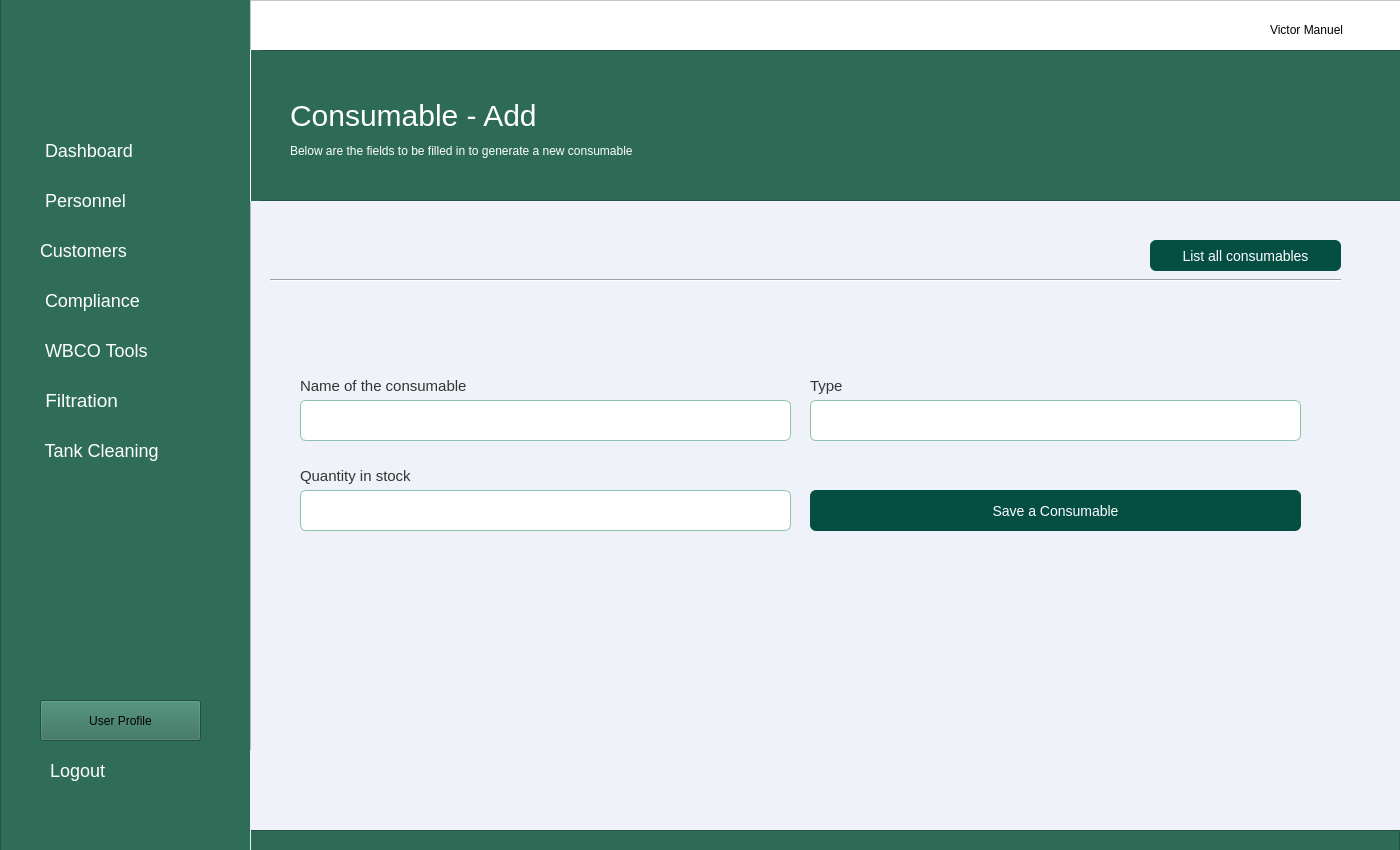
<?xml version="1.0" encoding="UTF-8"?>
<ui version="4.0">
 <class>MainWindow</class>
 <widget class="QMainWindow" name="MainWindow">
  <property name="geometry">
   <rect>
    <x>0</x>
    <y>0</y>
    <width>1400</width>
    <height>850</height>
   </rect>
  </property>
  <property name="minimumSize">
   <size>
    <width>1400</width>
    <height>850</height>
   </size>
  </property>
  <property name="maximumSize">
   <size>
    <width>1400</width>
    <height>850</height>
   </size>
  </property>
  <property name="windowTitle">
   <string>Dashboard</string>
  </property>
  <widget class="QWidget" name="centralwidget">
   <widget class="QFrame" name="frame_aside_menu">
    <property name="geometry">
     <rect>
      <x>0</x>
      <y>-10</y>
      <width>251</width>
      <height>861</height>
     </rect>
    </property>
    <property name="styleSheet">
     <string notr="true">
background-color:#2f6d58</string>
    </property>
    <property name="frameShape">
     <enum>QFrame::StyledPanel</enum>
    </property>
    <property name="frameShadow">
     <enum>QFrame::Raised</enum>
    </property>
    <widget class="QLabel" name="label_15">
     <property name="geometry">
      <rect>
       <x>10</x>
       <y>30</y>
       <width>221</width>
       <height>91</height>
      </rect>
     </property>
     <property name="styleSheet">
      <string notr="true">image: url(:/img/logo_tecsep-1-removebg-preview.png);</string>
     </property>
     <property name="text">
      <string/>
     </property>
    </widget>
    <widget class="QPushButton" name="btn_dashboard">
     <property name="geometry">
      <rect>
       <x>30</x>
       <y>140</y>
       <width>191</width>
       <height>41</height>
      </rect>
     </property>
     <property name="styleSheet">
      <string notr="true">

QPushButton#btn_dashboard{

border:none;
color:white;
font-size:18px;
border-radius: 12px;
transition: background-color 0.5s ease;
padding:10px;
text-align:left;
}

QPushButton#btn_dashboard:hover{
 background-color: #044e42;
border-radius: 12px;
transition: background-color 0.5s ease;
padding:10px;
}

QPushButton#btn_dashboard:pressed {
 background-color: #044e42;
border-radius: 12px;
background-color: #033029;
padding:10px;
 }


</string>
     </property>
     <property name="text">
      <string> Dashboard</string>
     </property>
     <property name="icon">
      <iconset>
       <normaloff>house-solid.svg</normaloff>house-solid.svg</iconset>
     </property>
     <property name="iconSize">
      <size>
       <width>25</width>
       <height>25</height>
      </size>
     </property>
     <property name="flat">
      <bool>false</bool>
     </property>
    </widget>
    <widget class="QPushButton" name="btn_compliance">
     <property name="geometry">
      <rect>
       <x>30</x>
       <y>290</y>
       <width>191</width>
       <height>41</height>
      </rect>
     </property>
     <property name="styleSheet">
      <string notr="true">QPushButton#btn_compliance{

border:none;
color:white;
font-size:18px;
border-radius: 12px;
transition: background-color 0.5s ease;
text-align:left;
padding:10px
}

QPushButton#btn_compliance:hover{
 background-color: #044e42;
border-radius: 12px;
transition: background-color 0.5s ease;
}

QPushButton#btn_compliance:pressed {
 background-color: #044e42;
border-radius: 12px;
background-color: #033029;
 }
</string>
     </property>
     <property name="text">
      <string> Compliance</string>
     </property>
     <property name="icon">
      <iconset>
       <normaloff>vial-solid.svg</normaloff>vial-solid.svg</iconset>
     </property>
     <property name="iconSize">
      <size>
       <width>25</width>
       <height>25</height>
      </size>
     </property>
     <property name="flat">
      <bool>false</bool>
     </property>
    </widget>
    <widget class="QPushButton" name="btn_wbco">
     <property name="geometry">
      <rect>
       <x>30</x>
       <y>340</y>
       <width>191</width>
       <height>41</height>
      </rect>
     </property>
     <property name="styleSheet">
      <string notr="true">QPushButton#btn_wbco{

border:none;
color:white;
font-size:18px;
border-radius: 12px;
transition: background-color 0.5s ease;
text-align:left;
padding:10px;
}

QPushButton#btn_wbco:hover{
 background-color: #044e42;
border-radius: 12px;
transition: background-color 0.5s ease;
}

QPushButton#btn_wbco:pressed {
 background-color: #044e42;
border-radius: 12px;
background-color: #033029;
 }</string>
     </property>
     <property name="text">
      <string> WBCO Tools</string>
     </property>
     <property name="icon">
      <iconset>
       <normaloff>tools.svg</normaloff>tools.svg</iconset>
     </property>
     <property name="iconSize">
      <size>
       <width>25</width>
       <height>25</height>
      </size>
     </property>
     <property name="flat">
      <bool>false</bool>
     </property>
    </widget>
    <widget class="QPushButton" name="btn_filtration">
     <property name="geometry">
      <rect>
       <x>30</x>
       <y>390</y>
       <width>191</width>
       <height>41</height>
      </rect>
     </property>
     <property name="styleSheet">
      <string notr="true">QPushButton#btn_filtration{

border:none;
color:white;
font-size:19px;
border-radius: 12px;
transition: background-color 0.5s ease;
text-align:left;
padding:10px;
}

QPushButton#btn_filtration:hover{
 background-color: #044e42;
border-radius: 12px;
transition: background-color 0.5s ease;
}

QPushButton#btn_filtration:pressed {
 background-color: #044e42;
border-radius: 12px;
background-color: #033029;
 }</string>
     </property>
     <property name="text">
      <string> Filtration</string>
     </property>
     <property name="icon">
      <iconset>
       <normaloff>oil-well-solid.svg</normaloff>oil-well-solid.svg</iconset>
     </property>
     <property name="iconSize">
      <size>
       <width>25</width>
       <height>25</height>
      </size>
     </property>
     <property name="flat">
      <bool>false</bool>
     </property>
    </widget>
    <widget class="QPushButton" name="btn_tank_cleaning">
     <property name="geometry">
      <rect>
       <x>30</x>
       <y>440</y>
       <width>191</width>
       <height>41</height>
      </rect>
     </property>
     <property name="styleSheet">
      <string notr="true">QPushButton#btn_tank_cleaning{

border:none;
color:white;
font-size:18px;
border-radius: 12px;
transition: background-color 0.5s ease;
padding:10px;
text-align:left;
}

QPushButton#btn_tank_cleaning:hover{
 background-color: #044e42;
border-radius: 12px;
transition: background-color 0.5s ease;
padding:10px;
}

QPushButton#btn_tank_cleaning:pressed {
 background-color: #044e42;
border-radius: 12px;
background-color: #033029;
 }</string>
     </property>
     <property name="text">
      <string> Tank Cleaning</string>
     </property>
     <property name="icon">
      <iconset>
       <normaloff>soap-solid.svg</normaloff>soap-solid.svg</iconset>
     </property>
     <property name="iconSize">
      <size>
       <width>25</width>
       <height>25</height>
      </size>
     </property>
     <property name="flat">
      <bool>false</bool>
     </property>
    </widget>
    <widget class="QPushButton" name="btn_user_profile">
     <property name="geometry">
      <rect>
       <x>40</x>
       <y>710</y>
       <width>161</width>
       <height>41</height>
      </rect>
     </property>
     <property name="styleSheet">
      <string notr="true">QPushButton#btn_user_profile{

border:none;
color:white;
font-size:18px;
border-radius: 12px;
transition: background-color 0.5s ease;
padding:10px;
text-align:left;
}

QPushButton#btn_user_profile:hover{
 background-color: #044e42;
border-radius: 12px;
transition: background-color 0.5s ease;
padding:10px;
}

QPushButton#btn_user_profile:pressed {
 background-color: #044e42;
border-radius: 12px;
background-color: #033029;
 }</string>
     </property>
     <property name="text">
      <string>User Profile</string>
     </property>
     <property name="icon">
      <iconset>
       <normaloff>user-solid.svg</normaloff>user-solid.svg</iconset>
     </property>
     <property name="iconSize">
      <size>
       <width>25</width>
       <height>25</height>
      </size>
     </property>
     <property name="flat">
      <bool>false</bool>
     </property>
    </widget>
    <widget class="QPushButton" name="btn_logout">
     <property name="geometry">
      <rect>
       <x>40</x>
       <y>760</y>
       <width>161</width>
       <height>41</height>
      </rect>
     </property>
     <property name="styleSheet">
      <string notr="true">QPushButton#btn_logout{

border:none;
color:white;
font-size:18px;
border-radius: 12px;
transition: background-color 0.5s ease;
padding:10px;
text-align:left;
}

QPushButton#btn_logout:hover{
 background-color: #044e42;
border-radius: 12px;
transition: background-color 0.5s ease;
padding:10px;
}

QPushButton#btn_logout:pressed {
 background-color: #044e42;
border-radius: 12px;
background-color: #033029;
 }</string>
     </property>
     <property name="text">
      <string>Logout</string>
     </property>
     <property name="icon">
      <iconset>
       <normaloff>right-from-bracket-solid.svg</normaloff>right-from-bracket-solid.svg</iconset>
     </property>
     <property name="iconSize">
      <size>
       <width>25</width>
       <height>25</height>
      </size>
     </property>
     <property name="flat">
      <bool>false</bool>
     </property>
    </widget>
    <widget class="QPushButton" name="btn_user">
     <property name="geometry">
      <rect>
       <x>30</x>
       <y>190</y>
       <width>191</width>
       <height>41</height>
      </rect>
     </property>
     <property name="styleSheet">
      <string notr="true">

QPushButton#btn_user{

border:none;
color:white;
font-size:18px;
border-radius: 12px;
transition: background-color 0.5s ease;
padding:10px;
text-align:left;
}

QPushButton#btn_user:hover{
 background-color: #044e42;
border-radius: 12px;
transition: background-color 0.5s ease;
padding:10px;
}

QPushButton#btn_user:pressed {
 background-color: #044e42;
border-radius: 12px;
background-color: #033029;
padding:10px;
 }


</string>
     </property>
     <property name="text">
      <string> Personnel</string>
     </property>
     <property name="icon">
      <iconset>
       <normaloff>user-solid.svg</normaloff>user-solid.svg</iconset>
     </property>
     <property name="iconSize">
      <size>
       <width>25</width>
       <height>25</height>
      </size>
     </property>
     <property name="flat">
      <bool>false</bool>
     </property>
    </widget>
    <widget class="QPushButton" name="btn_customer">
     <property name="geometry">
      <rect>
       <x>30</x>
       <y>240</y>
       <width>191</width>
       <height>41</height>
      </rect>
     </property>
     <property name="styleSheet">
      <string notr="true">

QPushButton#btn_customer{

border:none;
color:white;
font-size:18px;
border-radius: 12px;
transition: background-color 0.5s ease;
padding:10px;
text-align:left;
}

QPushButton#btn_customer:hover{
 background-color: #044e42;
border-radius: 12px;
transition: background-color 0.5s ease;
padding:10px;
}

QPushButton#btn_customer:pressed {
 background-color: #044e42;
border-radius: 12px;
background-color: #033029;
padding:10px;
 }


</string>
     </property>
     <property name="text">
      <string>Customers</string>
     </property>
     <property name="icon">
      <iconset>
       <normaloff>user-group-solid.svg</normaloff>user-group-solid.svg</iconset>
     </property>
     <property name="iconSize">
      <size>
       <width>25</width>
       <height>25</height>
      </size>
     </property>
     <property name="flat">
      <bool>false</bool>
     </property>
    </widget>
   </widget>
   <widget class="QFrame" name="frame">
    <property name="geometry">
     <rect>
      <x>250</x>
      <y>0</y>
      <width>1151</width>
      <height>861</height>
     </rect>
    </property>
    <property name="sizePolicy">
     <sizepolicy hsizetype="Fixed" vsizetype="Preferred">
      <horstretch>0</horstretch>
      <verstretch>0</verstretch>
     </sizepolicy>
    </property>
    <property name="minimumSize">
     <size>
      <width>1151</width>
      <height>861</height>
     </size>
    </property>
    <property name="maximumSize">
     <size>
      <width>16777215</width>
      <height>861</height>
     </size>
    </property>
    <property name="font">
     <font>
      <pointsize>11</pointsize>
     </font>
    </property>
    <property name="styleSheet">
     <string notr="true">background-color:#eff2f9;

</string>
    </property>
    <property name="frameShape">
     <enum>QFrame::StyledPanel</enum>
    </property>
    <property name="frameShadow">
     <enum>QFrame::Raised</enum>
    </property>
    <widget class="QFrame" name="frame_2">
     <property name="geometry">
      <rect>
       <x>0</x>
       <y>0</y>
       <width>1151</width>
       <height>51</height>
      </rect>
     </property>
     <property name="styleSheet">
      <string notr="true">background-color:#fff</string>
     </property>
     <property name="frameShape">
      <enum>QFrame::StyledPanel</enum>
     </property>
     <property name="frameShadow">
      <enum>QFrame::Raised</enum>
     </property>
     <widget class="QLabel" name="lbl_user_logado">
      <property name="geometry">
       <rect>
        <x>1020</x>
        <y>20</y>
        <width>111</width>
        <height>20</height>
       </rect>
      </property>
      <property name="styleSheet">
       <string notr="true"/>
      </property>
      <property name="text">
       <string>Victor Manuel</string>
      </property>
     </widget>
     <widget class="QPushButton" name="img_user_logado">
      <property name="geometry">
       <rect>
        <x>980</x>
        <y>10</y>
        <width>31</width>
        <height>31</height>
       </rect>
      </property>
      <property name="styleSheet">
       <string notr="true">background-color: #fff;
border-radius:30px;
width:30px;
height:30px;</string>
      </property>
      <property name="text">
       <string/>
      </property>
      <property name="icon">
       <iconset>
        <normaloff>user_dark.svg</normaloff>user_dark.svg</iconset>
      </property>
      <property name="iconSize">
       <size>
        <width>25</width>
        <height>25</height>
       </size>
      </property>
     </widget>
    </widget>
    <widget class="QFrame" name="frame_3">
     <property name="geometry">
      <rect>
       <x>0</x>
       <y>50</y>
       <width>1151</width>
       <height>151</height>
      </rect>
     </property>
     <property name="styleSheet">
      <string notr="true">background-color:#2d6b56;</string>
     </property>
     <property name="frameShape">
      <enum>QFrame::StyledPanel</enum>
     </property>
     <property name="frameShadow">
      <enum>QFrame::Raised</enum>
     </property>
     <widget class="QLabel" name="lbl_form_tittle">
      <property name="geometry">
       <rect>
        <x>40</x>
        <y>50</y>
        <width>441</width>
        <height>31</height>
       </rect>
      </property>
      <property name="styleSheet">
       <string notr="true">font-size: 30px;
color:#fff;</string>
      </property>
      <property name="text">
       <string>Consumable - Add </string>
      </property>
     </widget>
     <widget class="Line" name="line">
      <property name="geometry">
       <rect>
        <x>-10</x>
        <y>0</y>
        <width>21</width>
        <height>151</height>
       </rect>
      </property>
      <property name="styleSheet">
       <string notr="true">color: rgb(255, 255, 255);
border-color: rgb(255, 255, 255);</string>
      </property>
      <property name="frameShadow">
       <enum>QFrame::Plain</enum>
      </property>
      <property name="orientation">
       <enum>Qt::Vertical</enum>
      </property>
     </widget>
     <widget class="QLabel" name="lbl_form_text">
      <property name="geometry">
       <rect>
        <x>40</x>
        <y>90</y>
        <width>391</width>
        <height>21</height>
       </rect>
      </property>
      <property name="styleSheet">
       <string notr="true">color: rgb(255, 255, 255);
font: 9pt &quot;MS Shell Dlg 2&quot;;</string>
      </property>
      <property name="text">
       <string>Below are the fields to be filled in to generate a new consumable</string>
      </property>
     </widget>
    </widget>
    <widget class="QFrame" name="frame_9">
     <property name="geometry">
      <rect>
       <x>-1</x>
       <y>830</y>
       <width>1151</width>
       <height>31</height>
      </rect>
     </property>
     <property name="styleSheet">
      <string notr="true">background-color:#2d6b56;</string>
     </property>
     <property name="frameShape">
      <enum>QFrame::StyledPanel</enum>
     </property>
     <property name="frameShadow">
      <enum>QFrame::Raised</enum>
     </property>
    </widget>
    <widget class="Line" name="line_2">
     <property name="geometry">
      <rect>
       <x>-40</x>
       <y>750</y>
       <width>41</width>
       <height>151</height>
      </rect>
     </property>
     <property name="styleSheet">
      <string notr="true">color: rgb(255, 255, 255);
border-color: rgb(255, 255, 255);</string>
     </property>
     <property name="frameShadow">
      <enum>QFrame::Plain</enum>
     </property>
     <property name="orientation">
      <enum>Qt::Vertical</enum>
     </property>
    </widget>
    <widget class="Line" name="line_3">
     <property name="geometry">
      <rect>
       <x>20</x>
       <y>270</y>
       <width>1071</width>
       <height>20</height>
      </rect>
     </property>
     <property name="styleSheet">
      <string notr="true">color: rgb(255, 255, 255);
</string>
     </property>
     <property name="orientation">
      <enum>Qt::Horizontal</enum>
     </property>
    </widget>
    <widget class="QPushButton" name="btn_list_report">
     <property name="geometry">
      <rect>
       <x>900</x>
       <y>240</y>
       <width>191</width>
       <height>31</height>
      </rect>
     </property>
     <property name="styleSheet">
      <string notr="true">

QPushButton#btn_list_report{

border:none;
background-color:#044e42;
color:white;
font-size:14px;
border-radius: 6px;
transition: background-color 0.5s ease;
padding:10px;
text-align:rigth;
}

QPushButton#btn_list_report:hover{
 background-color: #044e42;
border-radius: 6px;
transition: background-color 0.5s ease;
padding:10px;
}

QPushButton#btn_list_report:pressed {
 background-color: #044e42;
border-radius: 6px;
background-color: #033029;
padding:10px;
 }
</string>
     </property>
     <property name="text">
      <string>List all consumables</string>
     </property>
     <property name="icon">
      <iconset>
       <normaloff>../../img/file-lines-solid.svg</normaloff>../../img/file-lines-solid.svg</iconset>
     </property>
    </widget>
    <widget class="QLineEdit" name="txt_description_man_hour_3">
     <property name="geometry">
      <rect>
       <x>50</x>
       <y>400</y>
       <width>491</width>
       <height>41</height>
      </rect>
     </property>
     <property name="styleSheet">
      <string notr="true">QLineEdit{


background-color:#fff;
border: 1px solid #8ec0af;
border-radius: 6px
}</string>
     </property>
     <property name="placeholderText">
      <string/>
     </property>
    </widget>
    <widget class="QLabel" name="lbl_description_man_hour_3">
     <property name="geometry">
      <rect>
       <x>50</x>
       <y>370</y>
       <width>171</width>
       <height>31</height>
      </rect>
     </property>
     <property name="font">
      <font>
       <pointsize>11</pointsize>
      </font>
     </property>
     <property name="styleSheet">
      <string notr="true">color: rgb(52, 52, 52);</string>
     </property>
     <property name="text">
      <string>Name of the consumable</string>
     </property>
    </widget>
    <widget class="QPushButton" name="btn_next_step_fluid_information">
     <property name="geometry">
      <rect>
       <x>560</x>
       <y>490</y>
       <width>491</width>
       <height>41</height>
      </rect>
     </property>
     <property name="styleSheet">
      <string notr="true">

QPushButton#btn_next_step_fluid_information{

border:none;
background-color:#044e42;
color:white;
font-size:14px;
border-radius: 6px;
transition: background-color 0.5s ease;
padding:10px;
text-align:rigth;
}

QPushButton#btn_next_step_fluid_information:hover{
 background-color: #044e42;
border-radius: 6px;
transition: background-color 0.5s ease;
padding:10px;
}

QPushButton#btn_next_step_fluid_information:pressed {
 background-color: #044e42;
border-radius: 6px;
background-color: #033029;
padding:10px;
 }
</string>
     </property>
     <property name="text">
      <string>Save a Consumable</string>
     </property>
     <property name="icon">
      <iconset>
       <normaloff>../../img/check-solid.svg</normaloff>../../img/check-solid.svg</iconset>
     </property>
    </widget>
    <widget class="QLabel" name="lbl_description_man_hour_4">
     <property name="geometry">
      <rect>
       <x>560</x>
       <y>370</y>
       <width>171</width>
       <height>31</height>
      </rect>
     </property>
     <property name="font">
      <font>
       <pointsize>11</pointsize>
      </font>
     </property>
     <property name="styleSheet">
      <string notr="true">color: rgb(52, 52, 52);</string>
     </property>
     <property name="text">
      <string>Type</string>
     </property>
    </widget>
    <widget class="QLineEdit" name="txt_description_man_hour_4">
     <property name="geometry">
      <rect>
       <x>560</x>
       <y>400</y>
       <width>491</width>
       <height>41</height>
      </rect>
     </property>
     <property name="styleSheet">
      <string notr="true">QLineEdit{


background-color:#fff;
border: 1px solid #8ec0af;
border-radius: 6px
}</string>
     </property>
     <property name="placeholderText">
      <string/>
     </property>
    </widget>
    <widget class="QLabel" name="lbl_description_man_hour_5">
     <property name="geometry">
      <rect>
       <x>50</x>
       <y>460</y>
       <width>171</width>
       <height>31</height>
      </rect>
     </property>
     <property name="font">
      <font>
       <pointsize>11</pointsize>
      </font>
     </property>
     <property name="styleSheet">
      <string notr="true">color: rgb(52, 52, 52);</string>
     </property>
     <property name="text">
      <string>Quantity in stock</string>
     </property>
    </widget>
    <widget class="QLineEdit" name="txt_description_man_hour_5">
     <property name="geometry">
      <rect>
       <x>50</x>
       <y>490</y>
       <width>491</width>
       <height>41</height>
      </rect>
     </property>
     <property name="styleSheet">
      <string notr="true">QLineEdit{


background-color:#fff;
border: 1px solid #8ec0af;
border-radius: 6px
}</string>
     </property>
     <property name="placeholderText">
      <string/>
     </property>
    </widget>
    <zorder>lbl_description_man_hour_3</zorder>
    <zorder>frame_2</zorder>
    <zorder>frame_3</zorder>
    <zorder>frame_9</zorder>
    <zorder>line_2</zorder>
    <zorder>line_3</zorder>
    <zorder>btn_list_report</zorder>
    <zorder>txt_description_man_hour_3</zorder>
    <zorder>btn_next_step_fluid_information</zorder>
    <zorder>lbl_description_man_hour_4</zorder>
    <zorder>txt_description_man_hour_4</zorder>
    <zorder>lbl_description_man_hour_5</zorder>
    <zorder>txt_description_man_hour_5</zorder>
   </widget>
  </widget>
  <widget class="QMenuBar" name="menubar">
   <property name="geometry">
    <rect>
     <x>0</x>
     <y>0</y>
     <width>1400</width>
     <height>22</height>
    </rect>
   </property>
  </widget>
 </widget>
 <resources/>
 <connections/>
 <designerdata>
  <property name="gridDeltaX">
   <number>10</number>
  </property>
  <property name="gridDeltaY">
   <number>10</number>
  </property>
  <property name="gridSnapX">
   <bool>true</bool>
  </property>
  <property name="gridSnapY">
   <bool>true</bool>
  </property>
  <property name="gridVisible">
   <bool>true</bool>
  </property>
 </designerdata>
</ui>
